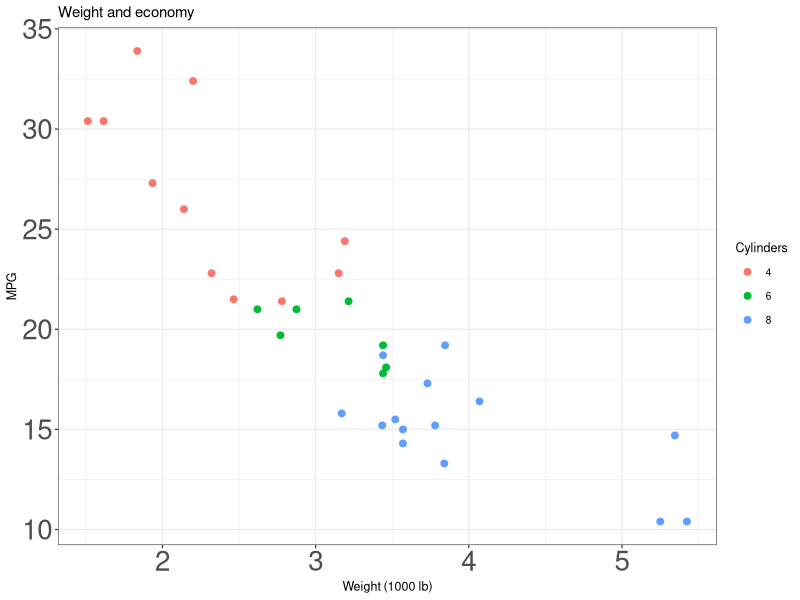

Write R code to recreate this figure.
library(ggplot2)

theme_ticks <- theme(axis.text = element_text(size = 20))
p <- ggplot(mtcars, aes(wt, mpg, colour = factor(cyl))) + geom_point(size = 2) +
  labs(title = "Weight and economy", x = "Weight (1000 lb)", y = "MPG", colour = "Cylinders") +
  theme_bw(base_size = 9) + theme_ticks
ggsave("figure.png", p, width = 7, height = 5)
